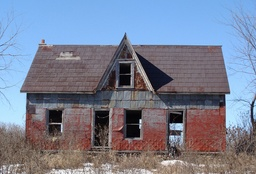
#> input picture in_img.jpg, 256 x 174 px, shrunk from 640 x 434 before the run
$ python main4.py
#> lines starting #> are read from the running program, lines starting #| are printed output that depends on the picture
#> further down, image is the input picture: shape (174, 256, 3); mean B, G, R 148.1, 128.2, 120.6
import numpy
import cv2


def filter_bilateral( img_in, sigma_s, sigma_v, reg_constant=1e-8 ):


    """Simple bilateral filtering of an input image

    Performs standard bilateral filtering of an input image. If padding is desired,
    img_in should be padded prior to calling

    Args:
        img_in       (ndarray) monochrome input image
        sigma_s      (float)   spatial gaussian std. dev.
        sigma_v      (float)   value gaussian std. dev.
        reg_constant (float)   optional regularization constant for pathalogical cases

    Returns:
        result       (ndarray) output bilateral-filtered image

    Raises:
        ValueError whenever img_in is not a 2D float32 valued numpy.ndarray
    """
#> called with sigma_s = 7, sigma_v = 20, reg_constant = 20

    # check the input
   # if not isinstance( img_in, numpy.ndarray ) or img_in.dtype != 'float32' or img_in.ndim != 2:
   #     raise ValueError('Expected a 2D numpy.ndarray with float32 elements')

    # make a simple Gaussian function taking the squared radius
    gaussian = lambda r2, sigma: (numpy.exp( -0.5*r2/sigma**2 )*3).astype(int)*1.0/3.0

    # define the window width to be the 3 time the spatial std. dev. to
    # be sure that most of the spatial kernel is actually captured
    win_width = int( 3*sigma_s+1 )

    # initialize the results and sum of weights to very small values for
    # numerical stability. not strictly necessary but helpful to avoid
    # wild values with pathological choices of parameters
    wgt_sum = numpy.ones( img_in.shape )*reg_constant
    result  = img_in*reg_constant

    # accumulate the result by circularly shifting the image across the
    # window in the horizontal and vertical directions. within the inner
    # loop, calculate the two weights and accumulate the weight sum and
    # the unnormalized result image
    for shft_x in range(-win_width,win_width+1):
        for shft_y in range(-win_width,win_width+1):
            # compute the spatial weight
            w = gaussian( shft_x**2+shft_y**2, sigma_s )

            # shift by the offsets
            off = numpy.roll(img_in, [shft_y, shft_x], axis=[0,1] )

            # compute the value weight
            tw = w*gaussian( (off-img_in)**2, sigma_v )

            # accumulate the results
            result += off*tw
            wgt_sum += tw
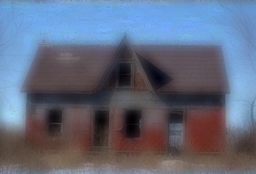
#> result: shape (174, 256, 3) float64; mean B, G, R 19073.8, 16466.1, 15378.4; drawn with min black and max white
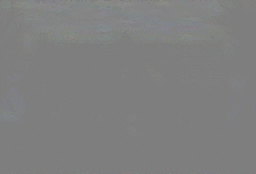
#> wgt_sum: shape (174, 256, 3) float64; mean B, G, R 127.9, 127.8, 127.5

    # normalize the result and return
    return result/wgt_sum
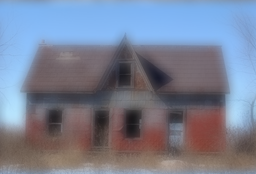
#> returned value: shape (174, 256, 3) float64; mean of channels 0, 1, 2 148.2, 128.2, 120.5; drawn as B, G, R

if __name__=='__main__':
    image = cv2.imread("in_img.jpg")
    filtered_image_OpenCV = cv2.bilateralFilter(image, 7, 20.0, 20.0)
    cv2.imwrite("filtered_image_OpenCV.png", filtered_image_OpenCV)
    print('yo1')
    image_own = filter_bilateral(image, 7, 20.0, 20.0)
    print('yo')
    cv2.imwrite("filtered_image_own.png", image_own)
    cv2.imwrite('diff.png', filtered_image_OpenCV-image_own)
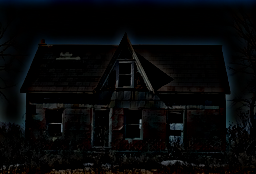
#> saved as diff.png: shape (174, 256, 3); mean B, G, R 7.4, 6.4, 5.6

$ run again, with Bluedog_Headingly_Steel_Picket_Fencing.JPG copied over in_img.jpg
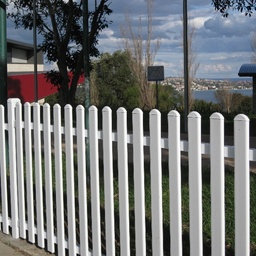
#> input picture Bluedog_Headingly_Steel_Picket_Fencing.JPG, 256 x 256 px, shrunk from 600 x 600 before the run
#> image is the input picture: shape (256, 256, 3); mean B, G, R 120.7, 119.8, 117.4
#> after the loop in filter_bilateral, `for shft_x in range(-win_width,win_width+1):`:
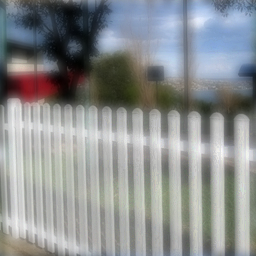
#> result: shape (256, 256, 3) float64; mean B, G, R 15309.3, 15199.2, 14889; drawn with min black and max white
#> `cv2.imwrite('diff.png', filtered_image_OpenCV-image_own)`:
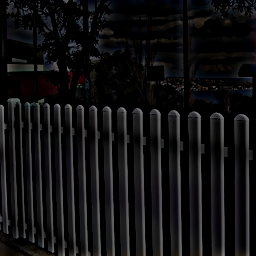
#> saved as diff.png: shape (256, 256, 3); mean B, G, R 17, 16.1, 16.5
